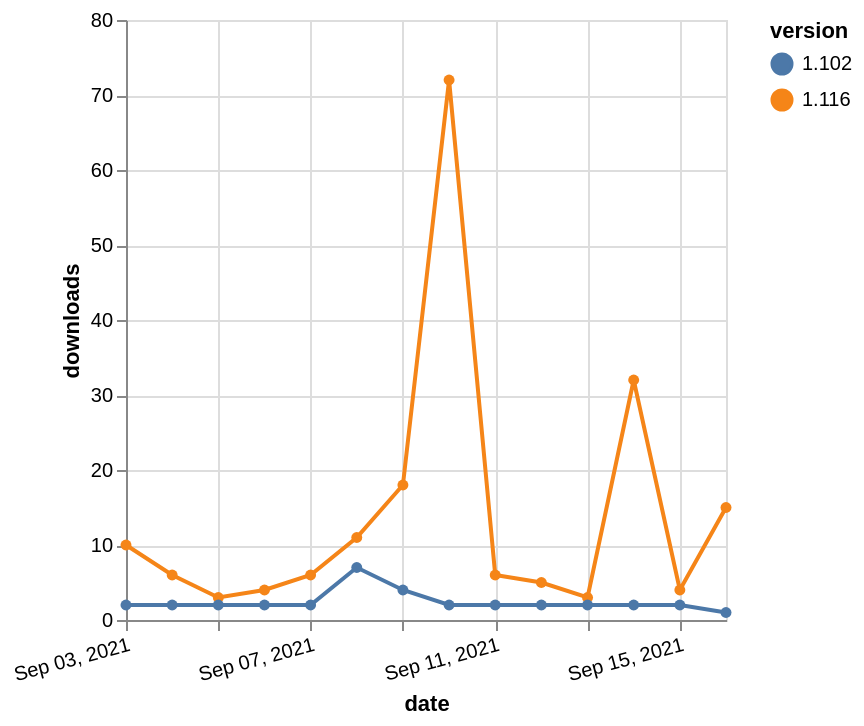

Specify this chart in Vega-Lite:
### Vega-Lite specification from a JSON file in a GitHub repository (floating-point values rounded to 4 significant figures)
{"$schema": "https://vega.github.io/schema/vega-lite/v5.json", "description": "A simple bar chart with embedded data.", "data": {"values": [{"date": "2021-09-03", "total": 22313, "delta": 10, "version": "1.116"}, {"date": "2021-09-04", "total": 22319, "delta": 6, "version": "1.116"}, {"date": "2021-09-05", "total": 22322, "delta": 3, "version": "1.116"}, {"date": "2021-09-06", "total": 22326, "delta": 4, "version": "1.116"}, {"date": "2021-09-07", "total": 22332, "delta": 6, "version": "1.116"}, {"date": "2021-09-08", "total": 22343, "delta": 11, "version": "1.116"}, {"date": "2021-09-09", "total": 22361, "delta": 18, "version": "1.116"}, {"date": "2021-09-10", "total": 22433, "delta": 72, "version": "1.116"}, {"date": "2021-09-11", "total": 22439, "delta": 6, "version": "1.116"}, {"date": "2021-09-12", "total": 22444, "delta": 5, "version": "1.116"}, {"date": "2021-09-13", "total": 22447, "delta": 3, "version": "1.116"}, {"date": "2021-09-14", "total": 22479, "delta": 32, "version": "1.116"}, {"date": "2021-09-15", "total": 22483, "delta": 4, "version": "1.116"}, {"date": "2021-09-16", "total": 22498, "delta": 15, "version": "1.116"}, {"date": "2021-09-03", "total": 11703, "delta": 2, "version": "1.102"}, {"date": "2021-09-04", "total": 11705, "delta": 2, "version": "1.102"}, {"date": "2021-09-05", "total": 11707, "delta": 2, "version": "1.102"}, {"date": "2021-09-06", "total": 11709, "delta": 2, "version": "1.102"}, {"date": "2021-09-07", "total": 11711, "delta": 2, "version": "1.102"}, {"date": "2021-09-08", "total": 11718, "delta": 7, "version": "1.102"}, {"date": "2021-09-09", "total": 11722, "delta": 4, "version": "1.102"}, {"date": "2021-09-10", "total": 11724, "delta": 2, "version": "1.102"}, {"date": "2021-09-11", "total": 11726, "delta": 2, "version": "1.102"}, {"date": "2021-09-12", "total": 11728, "delta": 2, "version": "1.102"}, {"date": "2021-09-13", "total": 11730, "delta": 2, "version": "1.102"}, {"date": "2021-09-14", "total": 11732, "delta": 2, "version": "1.102"}, {"date": "2021-09-15", "total": 11734, "delta": 2, "version": "1.102"}, {"date": "2021-09-16", "total": 11735, "delta": 1, "version": "1.102"}]}, "width": "container", "mark": {"type": "line", "point": {"filled": true}}, "encoding": {"x": {"field": "date", "type": "temporal", "timeUnit": "yearmonthdate", "title": "date", "axis": {"labelAngle": -15}}, "y": {"field": "delta", "type": "quantitative", "title": "downloads"}, "color": {"field": "version", "type": "nominal"}, "tooltip": {"field": "delta"}}}
